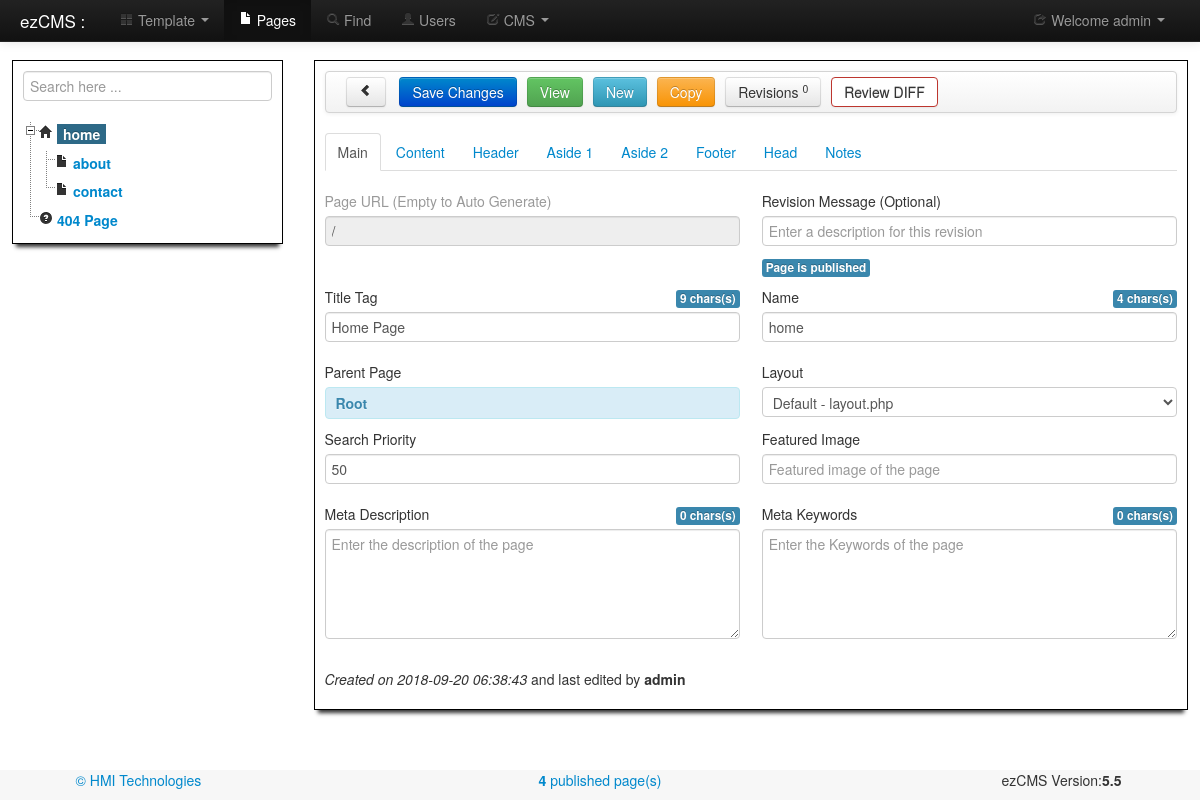
/pages.php (signed in), run on the app's committed database.
### tables this page shows
CREATE TABLE IF NOT EXISTS `users` (
  `id` int(8) NOT NULL AUTO_INCREMENT COMMENT 'id of user',
  `username` varchar(512) NOT NULL COMMENT 'name of user',
  `email` varchar(512) NOT NULL COMMENT 'email address of user',
  `passwd` varchar(512) NOT NULL COMMENT 'password has for the user',
  `active` tinyint(1) NOT NULL DEFAULT '0' COMMENT 'able to login',
  `editpage` tinyint(1) NOT NULL DEFAULT '0' COMMENT 'edit page',
  `delpage` tinyint(1) NOT NULL DEFAULT '0' COMMENT 'delete page',
  `edituser` tinyint(1) NOT NULL DEFAULT '0' COMMENT 'can administer other users',
  `deluser` tinyint(1) NOT NULL DEFAULT '0' COMMENT 'delete users',
  `editsettings` tinyint(1) NOT NULL DEFAULT '0' COMMENT 'edit settings',
  `editcont` tinyint(1) NOT NULL DEFAULT '0' COMMENT 'edit controller',
  `editlayout` tinyint(1) NOT NULL DEFAULT '0' COMMENT 'edit layout',
  `editcss` tinyint(1) NOT NULL DEFAULT '0' COMMENT 'edit css',
  `editjs` tinyint(1) NOT NULL DEFAULT '0' COMMENT 'edit js',
  `editor` TINYINT(1) NOT NULL DEFAULT '3' COMMENT 'cms editor type', 
  `cmtheme` VARCHAR(32) NOT NULL DEFAULT 'default' COMMENT 'code mirror theme', 
  `cmscolor` VARCHAR(8) NOT NULL DEFAULT '#FFFFFF' COMMENT 'cms background color',
  `createdon` timestamp NOT NULL DEFAULT CURRENT_TIMESTAMP COMMENT 'revision date and time',
  PRIMARY KEY (`id`),
  UNIQUE KEY `email` (`email`),
  KEY `passwd` (`passwd`)
);

CREATE TABLE IF NOT EXISTS `pages` (
  `id` int(16) NOT NULL AUTO_INCREMENT COMMENT 'id of page',
  `pagename` varchar(512) NOT NULL COMMENT 'name of page',
  `title` varchar(1024) NOT NULL COMMENT 'title of page',
  `keywords` varchar(1024) DEFAULT NULL COMMENT 'keywords for page',
  `description` varchar(1024) DEFAULT NULL COMMENT 'description of page',
  `maincontent` longtext COMMENT 'main content of page',
  `useheader` tinyint(1) DEFAULT NULL COMMENT 'true to use header else defaults',
  `headercontent` longtext COMMENT 'header content of page',
  `usefooter` tinyint(1) DEFAULT NULL COMMENT 'true to use footer else defaults',
  `footercontent` longtext COMMENT 'footer content of page',
  `useside` tinyint(1) DEFAULT NULL COMMENT 'true to use aside else defaults',
  `sidecontent` longtext COMMENT 'side content of page',
  `published` tinyint(1) DEFAULT NULL COMMENT 'true if pulished on site',
  `parentid` int(16) DEFAULT NULL COMMENT 'id of parent page',
  `place` int(8) NOT NULL DEFAULT '0' COMMENT 'position of the page',
  `url` varchar(900) NOT NULL COMMENT 'the seo friendly url',
  `sidercontent` longtext COMMENT 'right aside content',
  `usesider` tinyint(1) DEFAULT '0' COMMENT 'true to use aside else defaults',
  `head` text NOT NULL COMMENT 'contents of custom head',
  `notes` text NOT NULL COMMENT 'contents of internal notes',
  `layout` text COMMENT 'name of the layout file for this page',
  `nositemap` tinyint(1) NOT NULL DEFAULT '0' COMMENT 'true to skip in sitemap',
  `priority` INT(3) NOT NULL DEFAULT '50' COMMENT 'search priority', 
  `img` VARCHAR(512) NULL DEFAULT NULL COMMENT 'featured image', 
  `createdby` int(16) NOT NULL DEFAULT '1' COMMENT 'id of the user made this page',
  `createdon` timestamp NOT NULL DEFAULT CURRENT_TIMESTAMP COMMENT 'creation date and time',
  PRIMARY KEY (`id`),
  UNIQUE KEY `url` (`url`),
  KEY `published` (`published`),
  KEY `createdby` (`createdby`),
  KEY `place` (`place`)
);

### class/pages.class.php (the view, shortened to what the rows shown need)
<?php
require_once ("ezcms.class.php");
class ezPages extends ezCMS {
	public $id = 1;
	public $treehtml = '';
	private $childIDS = array();
	public function __construct () {
		parent::__construct();
		if ($this->id <> 'new' ) {
			$this->page = $this->query('SELECT * FROM `pages` WHERE `id` = '.intval($this->id).' LIMIT 1')
				 ->fetch(PDO::FETCH_ASSOC);
			$this->createdText = '<div class="clearfix"></div><p><em>Created on '.
				$this->page['createdon'].'</em> and last edited by <strong>'.
				$this->chkTableForVal('users', 'id', 'username', $this->page['createdby'])
				.'</strong></p>';
		}
		$this->getChildIDS($this->id);
		if ($this->id != 'new') $this->getRevisions();
		$this->buildTree();
	}
	private function getRevisions() {
		$results = $this->query("SELECT git_pages.*,users.username
				FROM git_pages LEFT JOIN users ON git_pages.createdby = users.id
				WHERE git_pages.page_id = ".intval($this->id)." ORDER BY git_pages.id DESC")->fetchAll(PDO::FETCH_ASSOC);
	}
	private function buildTree($parentid = 0) {
		static $nestCount;
		$treeSQL = $this->prepare(
			"SELECT `id`, `title`, `pagename`, `url`, `published`, `description`, `hidechildpages`
			FROM  `pages` WHERE `parentid` = ? order by place");
		$treeSQL->execute( array($parentid) );
		if ($treeSQL->rowCount()) {
			$nestCount += 1;
			if ($nestCount == 1) $this->treehtml .= '<ul id="left-tree">'; else $this->treehtml .=  '<ul>';
			while ($entry = $treeSQL->fetch()) {
				$action = '<i class="icon-file"></i>';
				if ($entry['id']==1) $action = '<i class="icon-home"></i>';
				if ($entry['id']==2) $action = '<i class="icon-question-sign"></i> ';
				$myclass = ($entry["id"] == $this->id) ? 'label label-info' : '';
				$myPub   = ($entry["published"]) ? '' : ' <i class="icon-ban-circle" title="Page is not published"></i>';
				$this->treehtml .= '<li data-id="'.$entry['id'].'">'.$action.' <a href="pages.php?id='.$entry['id'].
							'" class="'.$myclass.'" title="'.$entry["title"].'">'.$entry["pagename"].'</a>'.$myPub;
				if (!$entry['hidechildpages']) $this->buildTree($entry['id']);
				$this->treehtml .= '</li>';
			}
			$this->treehtml .= '</ul>';
		}
	}
	private function getChildIDS($id) {
		$id = intval($id);
		array_push($this->childIDS, $id);
		foreach ($this->query("SELECT `id` FROM `pages` WHERE `parentid` = '$id'") as $entry)
			if ($id >2) $this->getChildIDS($entry['id']);
	}
}
?>

### pages.php (shortened to what the rows shown need)
<?php
require_once ("class/pages.class.php");
$cms = new ezPages();
?><!DOCTYPE html><html lang="en"><head>
	<?php include('include/head.php'); ?>
</head><body>
<div id="wrap">
	<?php include('include/nav.php'); ?>
	<div class="container">
		<div id="editBlock" class="row-fluid">
			<div class="span3 white-boxed">
				<?php echo $cms->treehtml; ?>
			</div>
			<div class="span9 white-boxed">
				<form id="frmPage" action="" method="post" enctype="multipart/form-data">
			    <div class="tabbable tabs-top">
				<div class="tab-content">
				  <div class="tab-pane active" id="d-main">
						<div class="row">
							<div class="span6">
							  <div class="control-group <?php if ( ($cms->id == 1) || ($cms->id == 2) ) echo 'muted';?>">
								<div class="controls">
									<input type="text" id="txtURL" name="url"
										placeholder="Enter the URL of the page"
										title="Enter the URL of the page here. Empty to auto generate."
										data-toggle="tooltip" <?php if ( ($cms->id == 1) || ($cms->id == 2) ) echo 'readonly';?>
										value="<?php echo $cms->page['url']; ?>"
										data-placement="top" minlength="2"
										class="input-block-level tooltipme2"><br>
								</div>
							  </div>
							</div>
						</div>
						<div class="row">
							<div class="span6">
							  <div class="control-group">
								<div class="controls">
									<input type="text" id="txtTitle" name="title"
										placeholder="Enter the title of the page"
										title="Enter the full title of the page here."
										data-toggle="tooltip"
										value="<?php echo $cms->page['title']; ?>"
										data-placement="top" minlength="2"
										class="input-block-level tooltipme2 countme2" required>
								</div>
							  </div>
							</div>
							<div class="span6">
							  <div class="control-group">
								<div class="controls">
									<input type="text" id="txtName" name="pagename"
										placeholder="Enter the name of the page"
										title="Enter the full name of the page here."
										data-toggle="tooltip"
										value="<?php echo $cms->page['pagename']; ?>"
										data-placement="top" minlength="2"
										class="input-block-level tooltipme2 countme2" required>
								</div>
							  </div>
							</div>
						</div>
						<div class="row">
							<div class="span6">
							  <div class="control-group">
								<div class="controls">
									<input type="number" id="txtsprio"
										name="priority" min="0" max="100"
										placeholder="Search priority 0 - 100"
										title="Seach Priority of the page"
										data-toggle="tooltip"
										value="<?php echo $cms->page['priority']; ?>"
										data-placement="top" minlength="2"
										class="input-block-level tooltipme2"
										required>
								</div>
							  </div>
							</div>
						</div>
				  </div>
				</div>
				</div>
			  	</form>
			  	<?php echo $cms->createdText; ?>
			</div>
		</div>
	</div>
	<br><br>
</div>
</body></html>

### include/nav.php (shortened to what the rows shown need)
<div class="navbar navbar-inverse navbar-fixed-top">
  <div class="navbar-inner">
	<div class="container-fluid">
	  <div class="nav-collapse collapse">
		<ul class="nav pull-right">
			<li class="dropdown">
				<a href="#" class="dropdown-toggle" data-toggle="dropdown"><i class="icon-share"></i>
					Welcome <?php echo $cms->usr['username']; ?> <b class="caret"></b></a>
			</li>
		</ul>
	  </div>
	</div>
  </div>
</div>

### data on the page
users: username "admin"
pages: pagename "home", url "/", title "Home Page", priority "50", createdon "2018-09-20 06:38:43", createdby.username "admin"
pages: pagename "about"
pages: pagename "contact"
pages: pagename "404 Page"

### other printed values
$this->revs['cnt'] "0"
$msgOn "Page is published"
$stats['ispublished'] "4"
